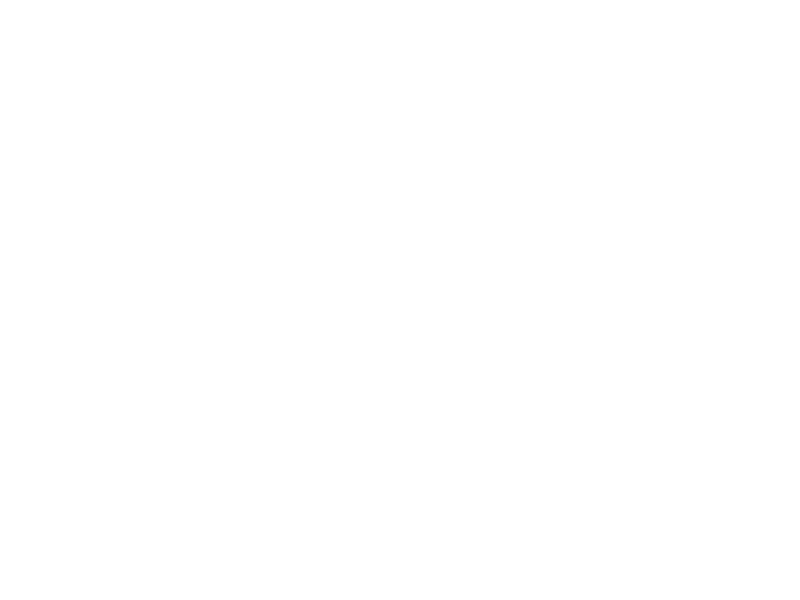
Frame 1 (no input)
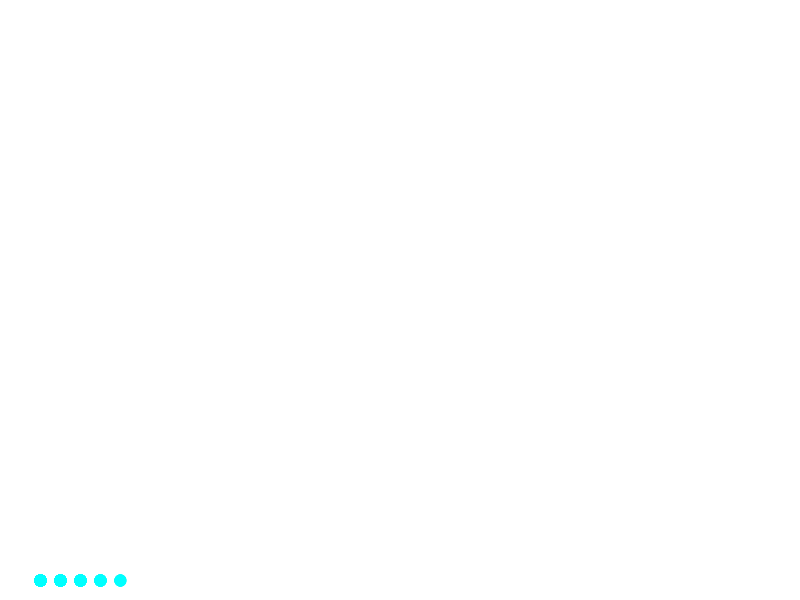
Frame 60 (the mouse pressed at the canvas centre just before this capture)
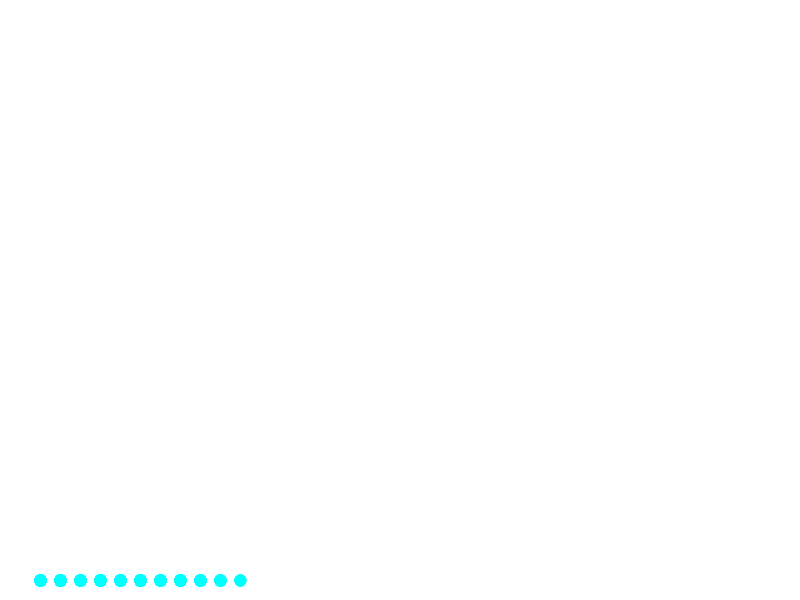
Frame 120 (the mouse held since frame 60 and released just before this capture)

The Processing sketch that drew these frames (run headless with seeded random() and noise(); from frame 60 on, the mouse is pressed at the canvas centre):

// Processing sketch: basic_motion
// ── basic_motion.pde

int count;
PVector[] target = new PVector[4];
int i;

Character ch;
class Character{
  PVector position;
  PVector velocity;
  float orientation = 45;
  ArrayList<PVector> path;
  
  Character(PVector position, PVector velocity, float orientation){
    
    this.position = position;
    this.velocity = velocity;
    this.orientation = orientation;
    path = new ArrayList<PVector>();
  }
}
void setup(){
  frameRate(60);
  size(800, 600);
  strokeWeight(2);
  background(255, 255, 255);
  PVector position = new PVector(20, height-20);
  count = 0;
  PVector velocity = new PVector(2,2);
  
  ch = new Character(position, velocity, 45.0);
  target[0] = new PVector(width-20, height-20);
  target[1] = new PVector(width-20, 20);
  target[2] = new PVector(20, 20);
  target[3] = new PVector(20, height-20);
  i = 0;
}

void draw(){
  clear();
  stroke(0, 255, 255);
  count++;
  fill(0, 255, 255);
 
 if(target[i].x - ch.position.x > 0){
   ch.velocity.x = 2;
 }
 else if(target[i].x-ch.position.x == 0){
   ch.velocity.x = 0;
 }
 
 else if (target[i].x-ch.position.x < 0){
   ch.velocity.x = -2;
 }
  if(target[i].y-ch.position.y > 0){
   ch.velocity.y = 2;
  
 }
  else if(target[i].y-ch.position.y == 0){
   ch.velocity.y = 0;
   
 }
 
 else if (target[i].y-ch.position.y < 0){
   ch.velocity.y = -2;
   
 }
   
  ch.position.add(ch.velocity);
  ch.orientation = face(ch.velocity);
  for(int j = 0; j<ch.path.size(); j++) {
    fill(0, 255, 255);
    circle(ch.path.get(j).x, ch.path.get(j).y, 10);
   }
  translate(ch.position.x, ch.position.y);
  
  rotate(ch.orientation);
  stroke(255, 255, 255);
  fill(255, 255, 255);
  circle(0, 0, 20);
  triangle(2, -10, 2, 10, 30, 0);
  if (count%10==0 ){

    ch.path.add(new PVector(ch.position.x, ch.position.y));
  }
  
  if(ch.velocity.x == 0 && ch.velocity.y == 0 ){
    i += 1; 
    
    ch.velocity.x = 2;
    ch.velocity.y = 2;
    if (i==4){
    ch.velocity.x = 0;
    ch.velocity.y = 0;
    i=3;
   
  }
  }
}
float face(PVector velocity) {
  return atan2(velocity.y, velocity.x);
}
